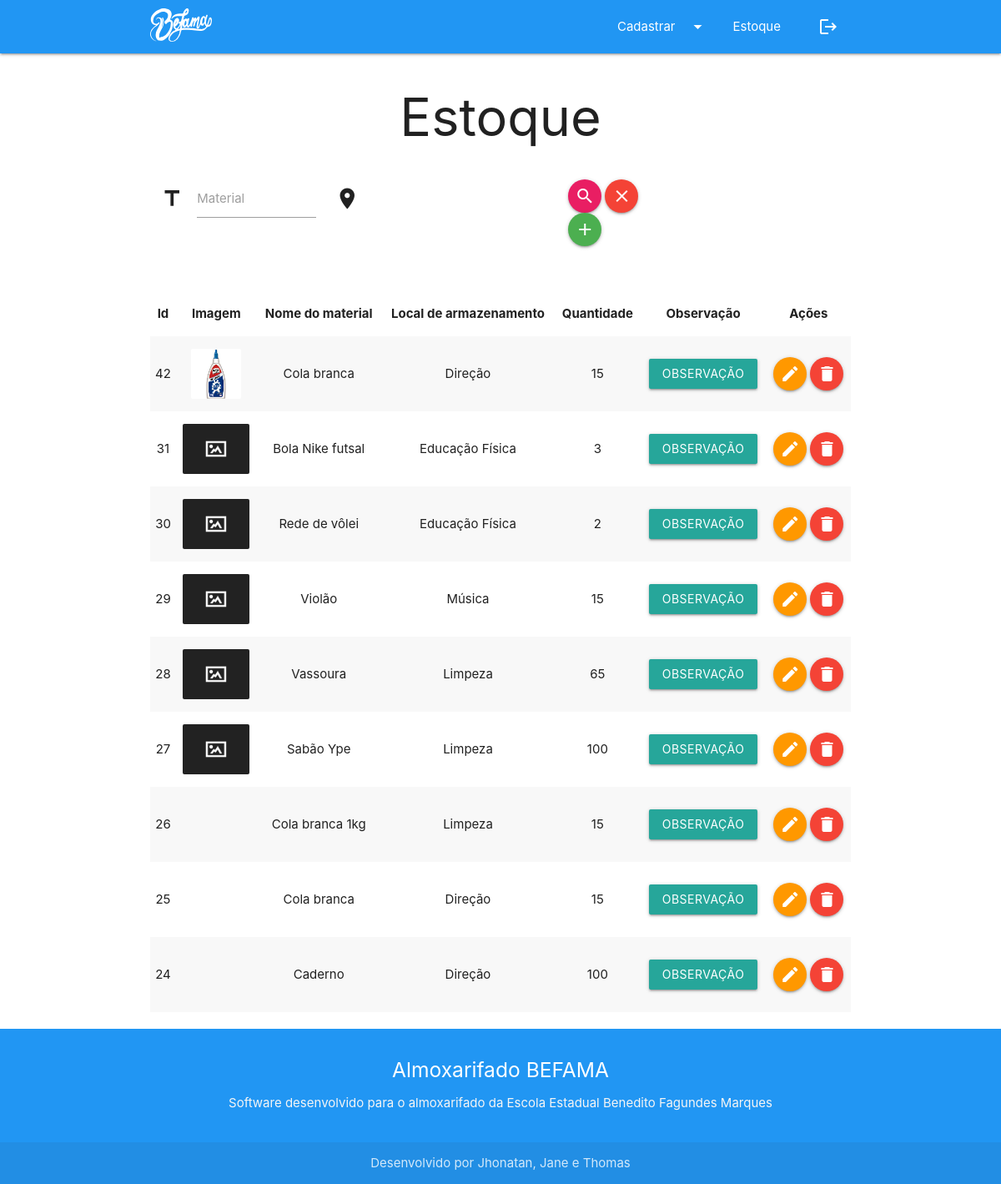
Screenshot of /view/stock.php (signed in) with the database file from the repository.
### tables this page shows
CREATE TABLE IF NOT EXISTS `material` (
  `id` int(11) NOT NULL AUTO_INCREMENT,
  `nome` varchar(255) NOT NULL,
  `local` varchar(255) NOT NULL,
  `qtd` int(11) NOT NULL,
  `obs` varchar(255) NOT NULL,
  `imagem` varchar(255) NOT NULL,
  PRIMARY KEY (`id`)
);

### view/stock.php (the view, shortened to what this page needs)
<?php
include '../App/db_connect.php';
$material   = "";
$local      = "";
?>
<div class="container">
    <div class="row">
        <div class="row">
            <h1 class="center-align">Estoque</h1>
            <form class="col s12 m12" method="POST">
                <div class="row">
                    <div class="input-field col s12 m3">
                        <i class="material-icons prefix">title</i>
                        <input id="search" type="text" class="validate" name="pesquisa-material">
                        <label for="search">Material</label>
                    </div>
                    <div class="input-field col s12 m4">
                        <i class="material-icons prefix">place</i>
                    </div>
                    <div class="input-field col s12 m2">
                        <button class="btn-floating pink waves-effect waves-light tooltipped" data-position="top" data-tooltip="Pesquisar"><i class="material-icons">search</i></button>
                        <a href="stock.php" class="btn-floating waves-effect waves-light red tooltipped" data-position="top" data-tooltip="Limpar pesquisa"><i class="material-icons">clear</i></a>
                        <a href="registerMaterial.php" class="btn-floating waves-effect waves-light green tooltipped" data-position="top" data-tooltip="Adicionar material"><i class="material-icons">add</i></a>
                    </div>
                </div>
            </form>
        </div>
        <table class="centered striped">
            <thead>
                <tr>
                    <th>Id</th>
                    <th>Imagem</th>
                    <th>Nome do material</th>
                    <th>Local de armazenamento</th>
                    <th>Quantidade</th>
                    <th>Observação</th>
                    <th>Ações</th>
                </tr>
            </thead>
            <tbody>
                <?php
                $sql = "SELECT * FROM material WHERE nome LIKE '%$material%' AND local LIKE '%$local%' ORDER BY id DESC";
                $resultado = mysqli_query($connect, $sql);
                if (mysqli_num_rows($resultado) > 0) :
                    while ($dados = mysqli_fetch_array($resultado)) : ?>
                        <tr>
                            <td><?php echo $dados['id']; ?></td>
                            <td>
                                <img class="responsive-img materialboxed" src="../upload/<?php echo $imagem = (file_exists('../upload/' . $dados['imagem'])) ? $dados['imagem'] : 'default.png'; ?>" style="height: 60px;">
                            </td>
                            <td><?php echo $dados['nome']; ?></td>
                            <td><?php echo $dados['local']; ?></td>
                            <td><?php echo $dados['qtd']; ?></td>
                            <td><a href="#obs-modal<?php echo $dados['id']; ?>" class="btn modal-trigger waves-effect waves-light">Observação</a></td>
                            <td>
                                <a href="editMaterial.php?id=<?php echo $dados['id']; ?>" class="btn-floating orange waves-effect waves-light tooltipped" data-position="top" data-tooltip="Editar"><i class="material-icons">edit</i></a>
                                <a href="#modal<?php echo $dados['id']; ?>" class="btn-floating red modal-trigger waves-effect waves-light tooltipped" data-position="right" data-tooltip="Deletar"><i class="material-icons">delete</i></a>
                            </td>
                        </tr>
                    <?php
                    endwhile;
                endif;
                ?>
            </tbody>
        </table>
    </div>
</div>

### rows the page displays
material: id "42", imagem (picture), nome "Cola branca", local "Direção", qtd "15"
material: id "31", nome "Bola Nike futsal", local "Educação Física", qtd "3"
material: id "30", nome "Rede de vôlei", local "Educação Física", qtd "2"
material: id "29", nome "Violão", local "Música", qtd "15"
material: id "28", nome "Vassoura", local "Limpeza", qtd "65"
material: id "27", nome "Sabão Ype", local "Limpeza", qtd "100"
material: id "26", nome "Cola branca 1kg", local "Limpeza", qtd "15"
material: id "25", nome "Cola branca", local "Direção", qtd "15"
material: id "24", nome "Caderno", local "Direção", qtd "100"
